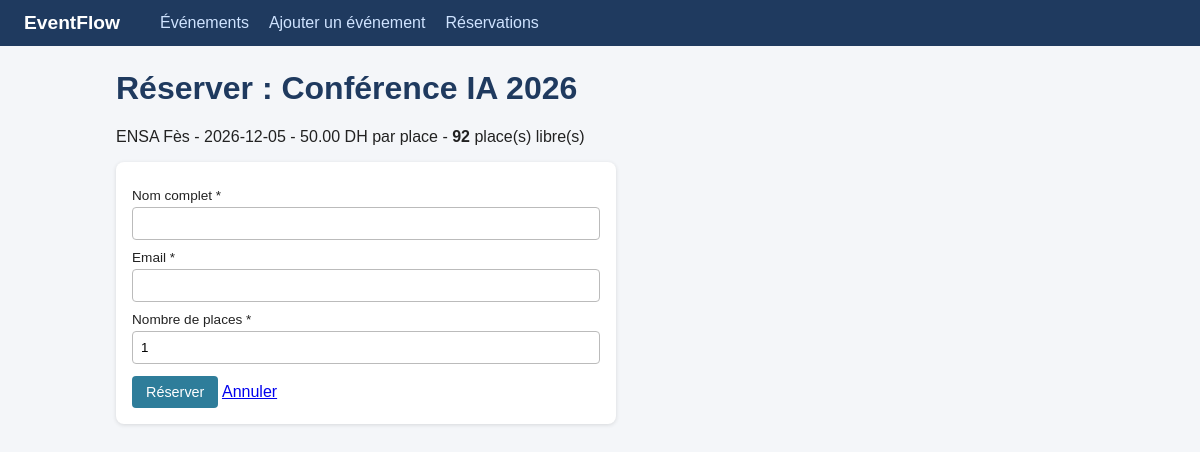
The app's page /events/1/reserve with its own data.
### tables this page shows
CREATE TABLE events (
            id INTEGER PRIMARY KEY AUTOINCREMENT,
            title TEXT NOT NULL,
            location TEXT NOT NULL,
            event_date TEXT NOT NULL,
            capacity INTEGER NOT NULL CHECK (capacity > 0),
            price REAL NOT NULL DEFAULT 0 CHECK (price >= 0)
        );

### app.py (the view, shortened to what this page needs)
@app.route("/events/<int:event_id>/reserve", methods=["GET", "POST"])
def reserve(event_id):
    event = services.get_event(event_id)
    if event is None:
        flash("Événement introuvable", "error")
        return redirect(url_for("index"))
    return render_template("reserve.html", event=event, form=request.form)

### database.py (called while the page is built)
def get_connection():
    conn = sqlite3.connect(DB_NAME)
    conn.row_factory = sqlite3.Row
    conn.execute("PRAGMA foreign_keys = ON")
    return conn

def query(sql, params=()):
    conn = get_connection()
    try:
        return conn.execute(sql, params).fetchall()
    finally:
        conn.close()

def query_one(sql, params=()):
    rows = query(sql, params)
    return rows[0] if rows else None

### services.py (called while the page is built)
def get_event(event_id):
    return database.query_one(EVENT_SELECT + " WHERE e.id = ? GROUP BY e.id", (event_id,))

### templates/reserve.html
{% extends "base.html" %}
{% block content %}
<h1>Réserver : {{ event.title }}</h1>
<p>{{ event.location }} - {{ event.event_date }} - {{
    '%.2f'|format(event.price) }} DH par place
    - <b>{{ event.available }}</b> place(s) libre(s)</p>
<form method="post" class="card">
    <label>Nom complet *</label>
    <input name="full_name" value="{{ form.get('full_name', '') }}" required>
    <label>Email *</label>
    <input name="email" type="email" value="{{ form.get('email', '') }}" required>
    <label>Nombre de places *</label>
    <input name="places" type="number" min="1" value="{{ form.get('places',
'1') }}" required>
    <button type="submit">Réserver</button>
    <a href="{{ url_for('index') }}">Annuler</a>
</form>
{% endblock %}

### static/style.css (style rules this page uses)
* { box-sizing: border-box; }
body { font-family: Arial, sans-serif; margin: 0; background: #f4f6f9; color: #222; }
h1 { color: #1f3a5f; }
.card { background: #fff; border-radius: 8px; padding: 16px; max-width: 500px; box-shadow: 0 1px 4px rgba(0, 0, 0, .12); }
label { display: block; font-size: .85rem; margin: 10px 0 4px; }
input { width: 100%; padding: 8px; border: 1px solid #bbb; border-radius: 4px; }
button, .btn { background: #2e7d9a; color: #fff; border: 0; padding: 8px 14px; border-radius: 4px; cursor: pointer; text-decoration: none; font-size: .9rem; display: inline-block; }
button { margin-top: 12px; }

### records on screen
events: title "Conférence IA 2026", location "ENSA Fès", event_date "2026-12-05", price "50.00"

### other values on screen
{{ event.available }} "92"
